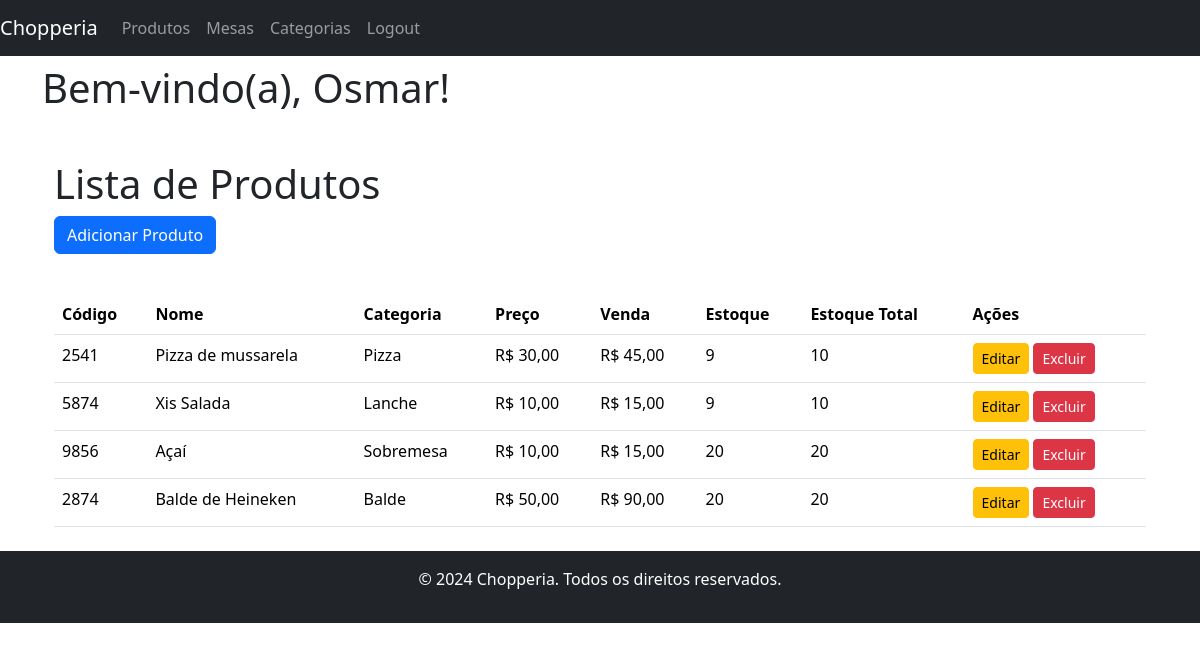
Page /produtos/ (signed in) on the committed database.
### produto/models.py (models this page shows, shortened)
class Produto(models.Model):
    nome = models.CharField(max_length=100)
    descricao = models.TextField()
    preco = models.DecimalField(max_digits=8, decimal_places=2)  # Preço de custo ou preço padrão
    venda = models.DecimalField(max_digits=8, decimal_places=2)  # Novo campo: Preço de venda
    codigo = models.CharField(max_length=50, unique=True)  # Defina um valor padrão Novo campo: Código único do produto
    estoque = models.PositiveIntegerField()  # Estoque disponível atualmente
    estoque_total = models.PositiveIntegerField()  # Novo campo: Estoque total
    imagem = models.ImageField(upload_to='produtos/')
    categoria = models.ForeignKey(Categoria, on_delete=models.SET_NULL, null=True, blank=True)

class Categoria(models.Model):
    nome = models.CharField(max_length=100)

### produto/views.py (the view)
# urls.py: path('', views.produto_list, name='produto_list'),  # Lista de produtos
@login_required
def produto_list(request):
    if request.user.is_superuser:
        return redirect('/admin/')  # Redireciona para o admin se o usuário for superuser
    produtos = Produto.objects.all()
    return render(request, 'produto/produto_list.html', {'produtos': produtos})

### produto/templates/produto/produto_list.html (shortened to what this page needs)
{% extends 'base.html' %}
{% block content %}
<div class="container mt-5">
    <h1>Lista de Produtos</h1>
    <a href="{% url 'produto:produto_create' %}" class="btn btn-primary mb-3">Adicionar Produto</a>
    <table class="table mt-4">
        <thead>
            <tr>
                <th>Código</th>
                <th>Nome</th>
                <th>Categoria</th>
                <th>Preço</th>
                <th>Venda</th>
                <th>Estoque</th>
                <th>Estoque Total</th>
                <th>Ações</th>
            </tr>
        </thead>
        <tbody>
            {% for produto in produtos %}
            <tr>
                <td>{{ produto.codigo }}</td>
                <td>{{ produto.nome }}</td>
                <td>{{ produto.categoria.nome }}</td>
                <td>R$ {{ produto.preco }}</td>
                <td>R$ {{ produto.venda }}</td>
                <td>{{ produto.estoque }}</td>
                <td>{{ produto.estoque_total }}</td>
                <td>
                    <a href="{% url 'produto:produto_update' produto.pk %}" class="btn btn-warning btn-sm">Editar</a>
                    <a href="{% url 'produto:produto_delete' produto.pk %}" class="btn btn-danger btn-sm">Excluir</a>
                </td>
            </tr>
            {% endfor %}
        </tbody>
    </table>
</div>
{% endblock %}

### templates/base.html (shortened to what this page needs)
{% load static %}
<!DOCTYPE html>
<html lang="pt-BR">
<head>
    <link rel="stylesheet" href="{% static 'css/bootstrap.min.css' %}">
    <link rel="stylesheet" href="{% static 'css/style.css' %}">
</head>
<body>
    <nav class="navbar navbar-expand-md navbar-dark bg-dark fixed-top" id="navbar">
        <a class="navbar-brand" href="{% url 'index' %}">Chopperia</a>
        <div class="collapse navbar-collapse" id="navbarNav">
            <ul class="navbar-nav ml-auto">
                {% if user.is_authenticated and not user.is_superuser %}
                    <li class="nav-item">
                        <a class="nav-link" href="{% url 'produto:produto_list' %}">Produtos</a>
                    </li>
                    <li class="nav-item">
                        <a class="nav-link" href="{% url 'mesa:mesa_list' %}">Mesas</a>
                    </li>
                    <li class="nav-item">
                        <a class="nav-link" href="{% url 'produto:categoria_list' %}">Categorias</a>
                    </li>
                {% endif %}
                {% if user.is_authenticated %}
                    <li class="nav-item">
                        <a class="nav-link" href="{% url 'logout' %}">Logout</a>
                    </li>
                {% endif %}
            </ul>
        </div>
    </nav>
    <div class="container mt-5 pt-3">
        {% if user.is_authenticated and not user.is_superuser %}
            <h1>Bem-vindo(a), {{ user.username }}!</h1>
        {% endif %}
        {% block content %}
        {% endblock %}
    </div>
    <footer class="bg-dark text-white text-center py-3 mt-4">
        <p>&copy; 2024 Chopperia. Todos os direitos reservados.</p>
    </footer>
</body>
</html>

### rows in the picture
Produto: codigo "2541", nome "Pizza de mussarela", categoria.nome "Pizza", preco "30,00", venda "45,00", estoque "9", estoque_total "10"
Produto: codigo "5874", nome "Xis Salada", categoria.nome "Lanche", preco "10,00", venda "15,00", estoque "9", estoque_total "10"
Produto: codigo "9856", nome "Açaí", categoria.nome "Sobremesa", preco "10,00", venda "15,00", estoque "20", estoque_total "20"
Produto: codigo "2874", nome "Balde de Heineken", categoria.nome "Balde", preco "50,00", venda "90,00", estoque "20", estoque_total "20"

### other values in the picture
{{ user.username }} "Osmar"
